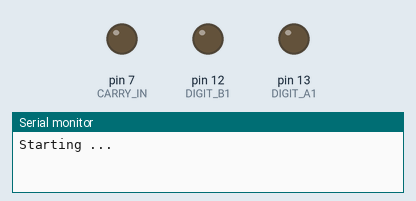
A sketch run on a simulated Arduino Uno, built with avr-gcc and run on an emulated ATmega328P. On the bench: output pins drawn as LEDs (lit = HIGH), the last lines printed to the serial monitor.

Above: at 0.1 s.
At 19.1 s:
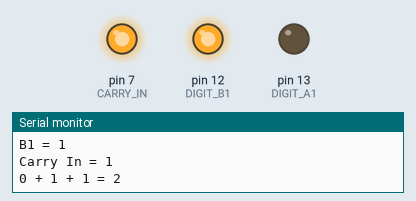
At 31.1 s:
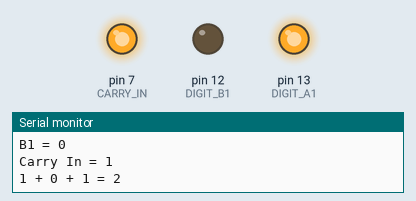
At 43.1 s:
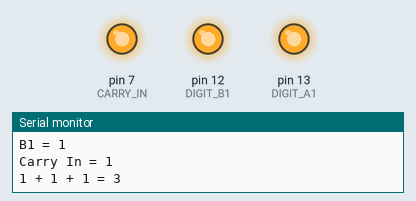
Timing chart, 0 to 44.6 s (numbered marks = the images above):
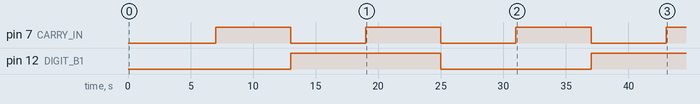

The sketch:

Full-Adder.ino
```cpp
// Created on: Jan 2024
// Created by: Emmanuel Fofeyin
// Created for: Full-adder with arduino

const int DIGIT_A1 = 13;
const int DIGIT_B1 = 12;
const int CARRY_IN = 7;

void setup()
{
  // setup serial output
  Serial.begin(9600);
  // set pin mode to output
  pinMode(DIGIT_A1, OUTPUT);
  pinMode(DIGIT_B1, OUTPUT);
  pinMode(CARRY_IN, OUTPUT);

  // set all pins to "0)
  digitalWrite(DIGIT_A1, 0); //LOW and HIGH just reference 0 & 1
  digitalWrite(DIGIT_B1, 0);
  digitalWrite(CARRY_IN, 0);

  // loop over the inputs
  Serial.print("Starting ... \n\n");
  delay(1000); // Wait for 1000 millisecond(s)

  for (int onesA = 0; onesA <= 1; ++onesA) {
    digitalWrite(DIGIT_A1, onesA);
    for (int onesB = 0; onesB <= 1; ++onesB) {
      digitalWrite(DIGIT_B1, onesB);
      for (int cIn = 0; cIn <= 1; ++cIn) {
        digitalWrite(CARRY_IN, cIn);
        Serial.print("A1 = " + String(onesA) + "\n");
        Serial.print("B1 = " + String(onesB) + "\n");
        Serial.print("Carry In = " + String(cIn) + "\n");
        Serial.print(String(onesA) + " + " + String(onesB) + " + " + String(cIn) + " = " + String(onesA + onesB + cIn) + "\n\n");
        delay(6000); // Wait for 2000 millisecond(s)
      }
    }
  }
}

void loop()
{
  // Done
  Serial.print("\nDone. \n");
  delay(10000); // Wait for 10000 millisecond(s)
}
```
